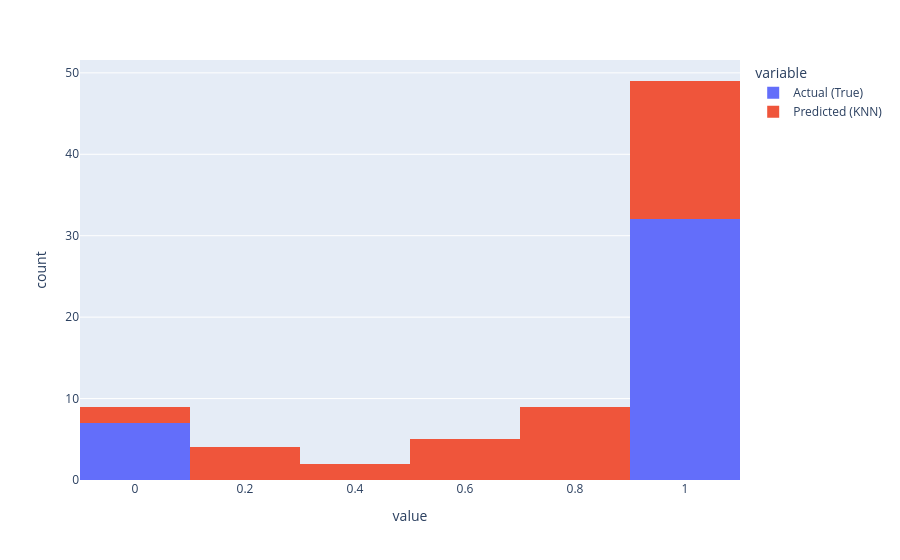

Here is the notebook cell this chart was saved with:
### Code cell
px.histogram( knn_comparison_df, x  = ['Actual (True)', 'Predicted (KNN)'] )

### Figure 1 — Plotly figure (JSON) as saved in the notebook; plotly's stock layout.template omitted (floating-point values rounded to 4 significant figures)
{"data": [{"bingroup": "x", "hovertemplate": "variable=Actual (True)<br>value=%{x}<br>count=%{y}<extra></extra>", "legendgroup": "Actual (True)", "marker": {"color": "#636efa", "pattern": {"shape": ""}}, "name": "Actual (True)", "orientation": "v", "showlegend": true, "type": "histogram", "x": [1.0, 1.0, 1.0, 1.0, 1.0, 1.0, 1.0, 1.0, 1.0, 1.0, 0.0, 1.0, 1.0, 1.0, 1.0, 1.0, 1.0, 1.0, 0.0, 1.0, 1.0, 1.0, 1.0, 0.0, 1.0, 1.0, 1.0, 1.0, 0.0, 1.0, 1.0, 1.0, 1.0, 0.0, 1.0, 0.0, 1.0, 0.0, 1.0], "xaxis": "x", "yaxis": "y"}, {"bingroup": "x", "hovertemplate": "variable=Predicted (KNN)<br>value=%{x}<br>count=%{y}<extra></extra>", "legendgroup": "Predicted (KNN)", "marker": {"color": "#EF553B", "pattern": {"shape": ""}}, "name": "Predicted (KNN)", "orientation": "v", "showlegend": true, "type": "histogram", "x": [0.8571, 0.5714, 1.0, 1.0, 1.0, 0.8571, 0.8571, 1.0, 0.1429, 0.1429, 0.8571, 1.0, 1.0, 1.0, 0.8571, 0.5714, 1.0, 0.1429, 0.8571, 0.4286, 1.0, 1.0, 1.0, 0.0, 0.8571, 0.5714, 1.0, 1.0, 0.2857, 1.0, 0.5714, 0.7143, 1.0, 0.4286, 1.0, 0.0, 1.0, 0.8571, 0.5714], "xaxis": "x", "yaxis": "y"}], "layout": {"barmode": "relative", "legend": {"title": {"text": "variable"}, "tracegroupgap": 0}, "margin": {"t": 60}, "xaxis": {"anchor": "y", "domain": [0, 1], "title": {"text": "value"}}, "yaxis": {"anchor": "x", "domain": [0, 1], "title": {"text": "count"}}}}
